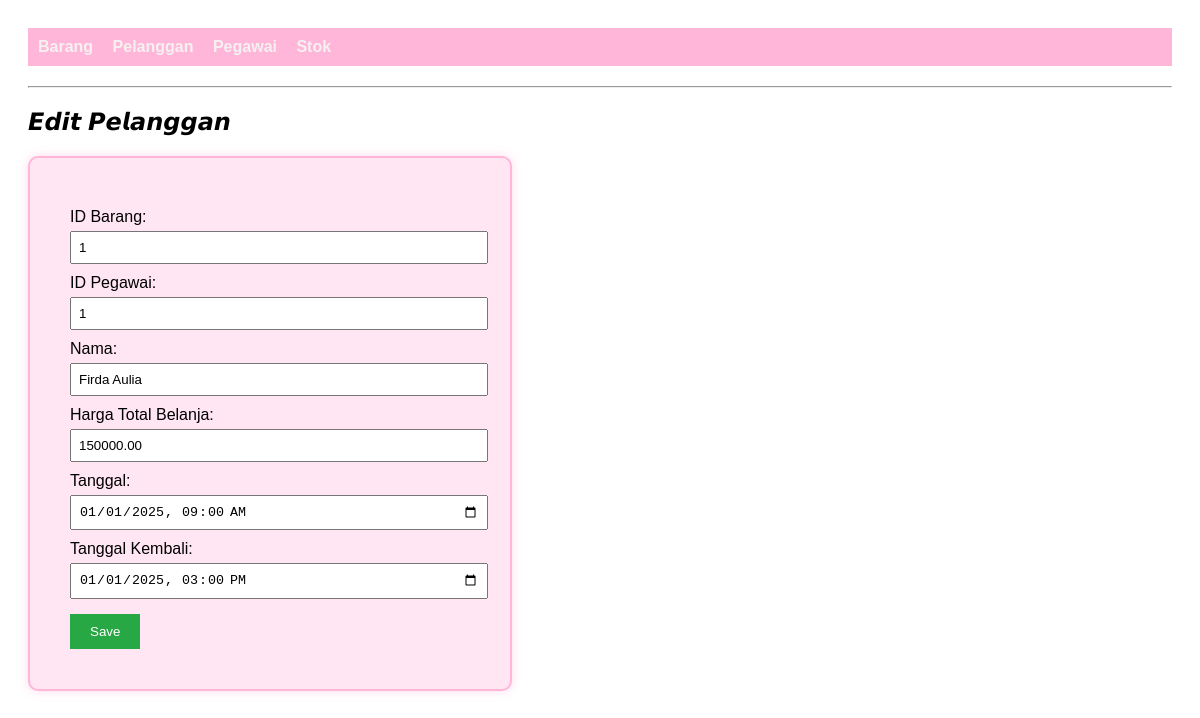
Screenshot of /index.php?entity=pelanggan&action=edit&id=1 with the database file from the repository.
### tables this page shows
CREATE TABLE IF NOT EXISTS pelanggan (
  id_pelanggan INT(11) NOT NULL AUTO_INCREMENT,
  id_barang INT(11) NOT NULL,
  id_pegawai INT(11) NOT NULL,
  nama_pelanggan VARCHAR(100) NOT NULL,
  total_harga_sewa DECIMAL(10,2) NOT NULL,
  tanggal DATETIME NOT NULL,
  tanggal_kembali DATETIME NOT NULL,
  PRIMARY KEY (id_pelanggan),
  KEY fk_pelanggan_barang (id_barang),
  KEY fk_pelanggan_pegawai (id_pegawai),
  CONSTRAINT fk_pelanggan_barang FOREIGN KEY (id_barang) REFERENCES barang (id_barang) ON DELETE CASCADE,
  CONSTRAINT fk_pelanggan_pegawai FOREIGN KEY (id_pegawai) REFERENCES pegawai (id_pegawai) ON DELETE CASCADE
);

### models/Pelanggan.php (called while the page is built, shortened)
<?php
require_once "config/Database.php";
class Pelanggan
{
    private $conn;
    private $table = "pelanggan";
    public function __construct()
    {
        $database = new Database();
        $this->conn = $database->getConnection();
    }
    public function getById($id_pelanggan)
    {
        $query = "SELECT * FROM " . $this->table . " WHERE id_pelanggan = :id_pelanggan";
        $stmt = $this->conn->prepare($query);
        $stmt->bindParam(':id_pelanggan',  $id_pelanggan);
        $stmt->execute();
        return $stmt->fetch(PDO::FETCH_ASSOC);
    }
}

### config/Database.php (called while the page is built, shortened)
<?php
class Database
{
    private $host = "localhost";
    private $database = "pinjam_barang";
    private $username = "root";
    private $password = "";
    public function getConnection()
    {
        $this->conn = null;
        try {
            $this->conn = new PDO("mysql:host=" . $this->host . ";dbname=" . $this->database, $this->username, $this->password);
            $this->conn->setAttribute(PDO::ATTR_ERRMODE, PDO::ERRMODE_EXCEPTION);
        } catch (PDOException $exception) {
            echo "Connection error: " . $exception->getMessage();
        }
        return $this->conn;
    }
}

### viewmodels/PelangganViewModel.php (called while the page is built, shortened)
<?php
require_once 'models/Pelanggan.php';
class PelangganViewModel
{
    private $pelanggan;
    public function __construct()
    {
        $this->pelanggan = new Pelanggan();
    }
    public function getPelangganById($id_pelanggan)
    {
        return $this->pelanggan->getById($id_pelanggan);
    }
}

### view/pelanggan_form.php (the view)
<?php
require_once 'view/template/header.php';
?>
<h2 class="text-xl mb-4"><?php echo isset($pelanggan) ? '𝙀𝙙𝙞𝙩 𝙋𝙚𝙡𝙖𝙣𝙜𝙜𝙖𝙣' : '𝘼𝙙𝙙 𝙋𝙚𝙡𝙖𝙣𝙜𝙜𝙖𝙣'; ?></h2>
<form action="index.php?entity=pelanggan&action=<?php echo isset($pelanggan) ? 'update&id_pelanggan=' . $pelanggan['id_pelanggan'] : 'save'; ?>" method="POST" class="space-y-4">
    <div>
        <label class="block">ID Barang:</label>
        <input type="text" name="id_barang" value="<?php echo isset($pelanggan) ? $pelanggan['id_barang'] : ''; ?>" class="border p-2 w-full" required>
    </div>
    <div>
        <label class="block">ID Pegawai:</label>
        <input type="text" name="id_pegawai" value="<?php echo isset($pelanggan) ? $pelanggan['id_pegawai'] : ''; ?>" class="border p-2 w-full" required>
    </div>
    <div>
        <label class="block">Nama:</label>
        <input type="text" name="nama_pelanggan" value="<?php echo isset($pelanggan) ? $pelanggan['nama_pelanggan'] : ''; ?>" class="border p-2 w-full" required>
    </div>
    <div>
        <label class="block">Harga Total Belanja:</label>
        <input type="text" name="total_harga_sewa" value="<?php echo isset($pelanggan) ? $pelanggan['total_harga_sewa'] : ''; ?>" class="border p-2 w-full" required>
    </div>
    <div>
        <label class="block">Tanggal:</label>
        <input type="datetime-local" name="tanggal"
       value="<?php
            if (isset($pelanggan)) {
                echo date('Y-m-d\TH:i', strtotime($pelanggan['tanggal']));
            } else {
                echo date('Y-m-d\TH:i');
            }
       ?>"
       class="border p-2 w-full" required>
    </div>
        <div>
        <label class="block">Tanggal Kembali:</label>
        <input type="datetime-local" name="tanggal_kembali"
       value="<?php
            if (isset($pelanggan)) {
                echo date('Y-m-d\TH:i', strtotime($pelanggan['tanggal_kembali']));
            } else {
                echo date('Y-m-d\TH:i');
            }
       ?>"
       class="border p-2 w-full" required>
    </div>
    <button type="submit" class="bg-blue-500 text-white px-4 py-2 rounded">Save</button>
</form>
<?php
require_once 'view/template/footer.php';
?>

### view/template/header.php (style rules this page uses)
body { font-family: sans-serif; padding: 20px; }
form { margin-top: 20px; padding: 40px; max-width: 400px; background: #ffe6f2; border: 2px solid #ffb6d9; border-radius: 10px; box-shadow: 0 0 10px rgba(255, 182, 217, 0.5); }
label { display: block; margin-top: 10px; }
input, select { width: 100%; padding: 7px; margin-top: 5px; }
button { margin-top: 15px; padding: 10px 20px; background: #28a745; color: white; border: none; cursor: pointer; }

### rows the page displays
pelanggan: id_barang "1", id_pegawai "1", nama_pelanggan "Firda Aulia", total_harga_sewa "150000.00", tanggal "01/01/2025 09:00", tanggal_kembali "01/01/2025 15:00"
